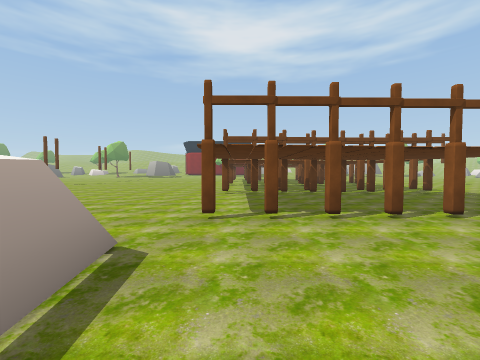
View 1 (above)

16 first-person views from a walk through a Unity game level. The camera is 1.5 m above the floor, tilts 2° down and sees 90° across. The floor is counted in squares, 2 m on a side. Each view is taken from the middle of a square. On the plan, view 1 faces up. The plan holds only what a view shows up to about 9 squares ahead; the rest is blank. The place goes on beyond the plan. Some animated figures are left out.

View 2
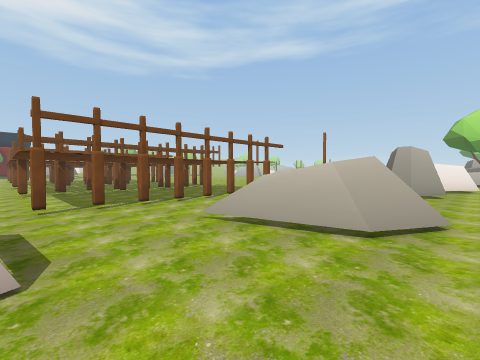

View 3
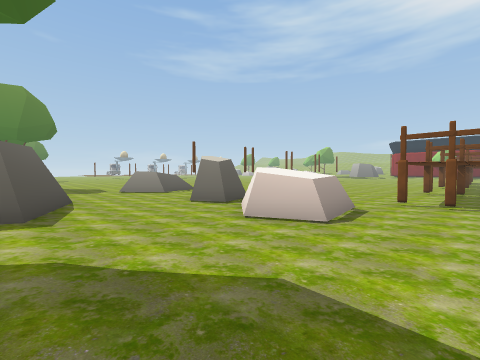

View 4
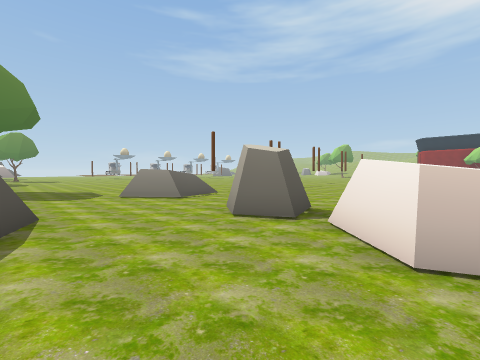

View 5
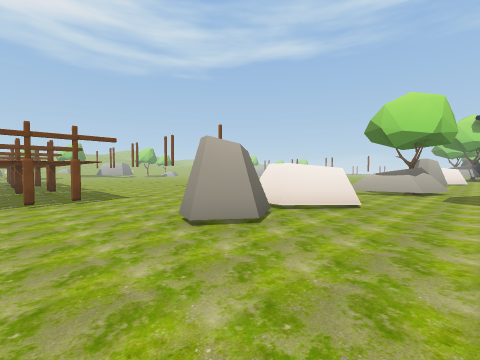

View 6
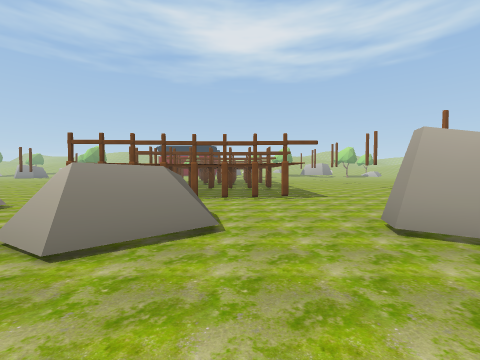

View 7
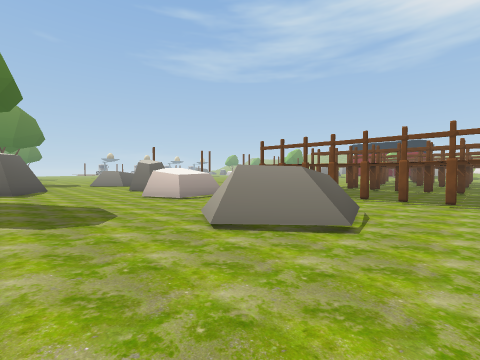

View 8
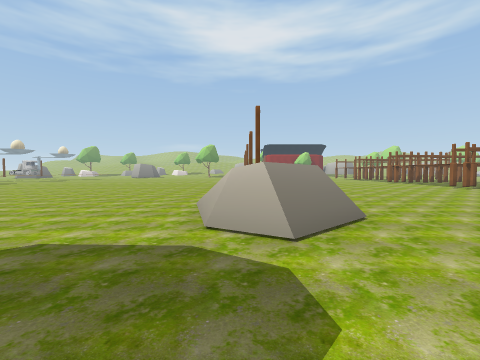

View 9
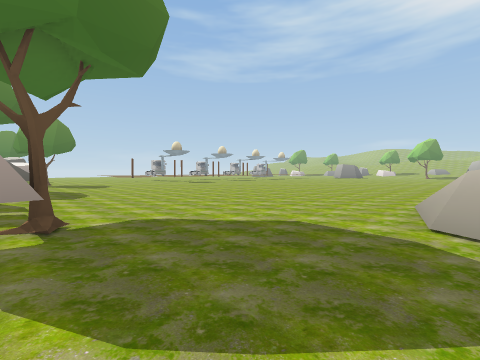

View 10
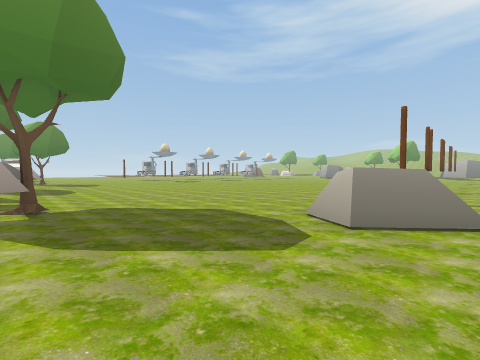

View 11
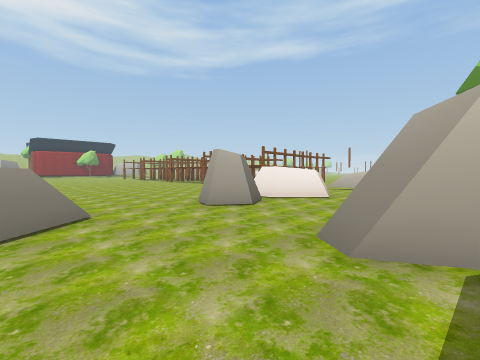

View 12
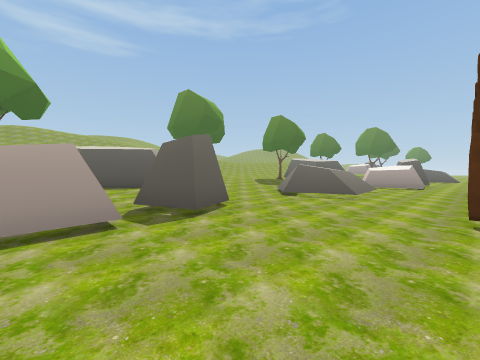

View 13
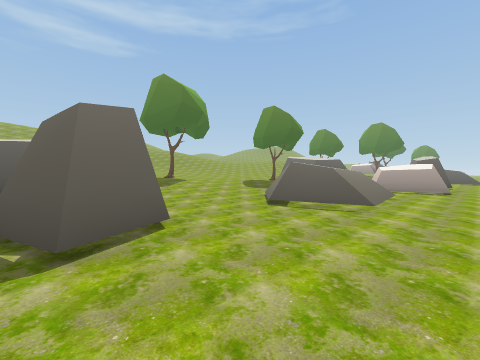

View 14
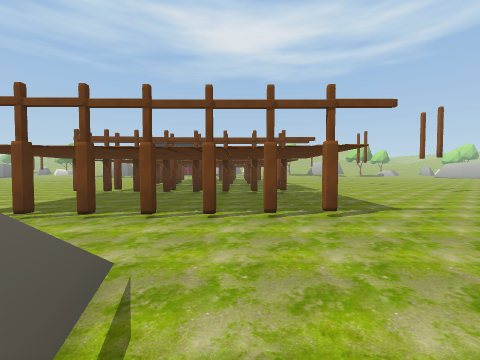

View 15
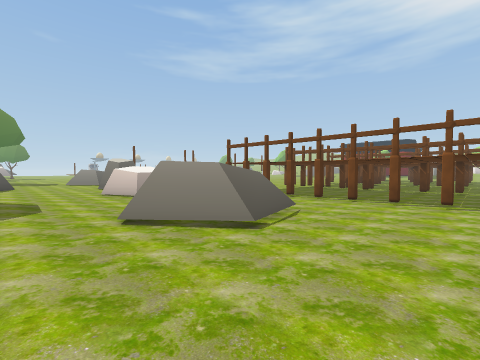

View 16
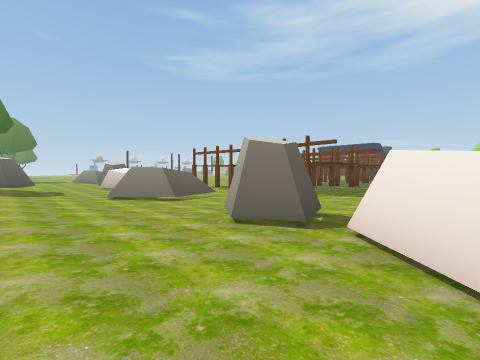

### Floor plan
Key: @ floor where view 1 was taken; # wall or solid block; . main floor; : floor 0.25 m higher than the main floor; + floor 0.5 m higher than the main floor; / step, stairs or slope; = window, fence, low wall or low ledge; O other object.
Columns run from 16 left of view 1 to 11 right of it. Each row starts with its distance up from view 1.
  8                #########
  7
  6
  5
  4                #/#######///.
  3 ..../  ..... ...............
  2 ....=//=...#.##.............
  1 .....#==..##.###..//=.......
  0 .....#=......###@.# #...####
 -1 ..................###...####
 -2 .................../.......#
 -3 .....::::##::::///:::::::::.
 -4  O:::::::####::+++:::://::::

Where each view was taken, in squares from view 1:
view 1: 0 up, 0 right, facing up
view 2: 2 down, 1 left, facing up-right
view 3: 4 down, 1 right, facing up-left
view 4: 3 down, 2 left, facing up-left
view 5: 4 down, 5 right, facing up-right
view 6: 4 down, 5 right, facing up
view 7: 4 down, 6 right, facing up-left
view 8: 3 down, 11 left, facing up
view 9: 4 down, 11 left, facing up-left
view 10: 4 down, 9 left, facing up-left
view 11: 4 down, 10 left, facing up-right
view 12: 4 up, 11 right, facing down-left
view 13: 3 up, 9 right, facing down-left
view 14: 0 up, 5 right, facing up
view 15: 3 down, 7 right, facing up-left
view 16: 4 down, 11 right, facing up-left
